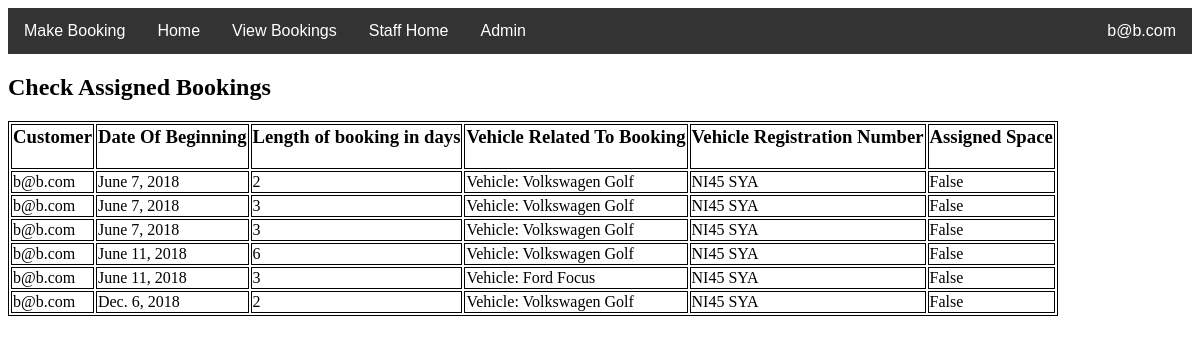
The page /ParkEasy/Staff/AssignedBookings (signed in) on the database its author committed.
### ParkEasy/models.py (models this page shows, shortened)
class Customer(AbstractUser):
    first_name = models.CharField(max_length=30, blank=False)
    last_name = models.CharField(max_length=150, blank=False)
    password = models.CharField(max_length=100, default="")
    email = models.EmailField(max_length=100, default="", unique=True)
    is_staff = models.BooleanField(
        default=False,
        help_text='Designates whether the user can log into this site.',
    )
    address_line1 = models.CharField(max_length=100)
    address_line2 = models.CharField(max_length=100)
    postcode_regex = RegexValidator(regex=r'([Gg][Ii][Rr] 0[Aa]{2})|((([A-Za-z][0-9]{1,2})|'
                                          r'(([A-Za-z][A-Ha-hJ-Yj-y][0-9]{1,2})|(([A-Za-z][0-9][A-Za-z])|([A-Za-z]'
                                          r'[A-Ha-hJ-Yj-y][0-9]?[A-Za-z]))))\s?[0-9][A-Za-z]{2})',
                                    message="postcode must be a valid uk postcode")
    postcode = models.CharField(max_length=16, validators=[postcode_regex])
    tel_no_regex = RegexValidator(regex=r'^\+?l?\d{9,15}$',
                                  message="Phone number must be entered in the format: '+999999999'. Up to 15 digits "
                                          "allowed.")
    tel_no = models.CharField(validators=[tel_no_regex], max_length=17)
    username = None
    USERNAME_FIELD = 'email'
    REQUIRED_FIELDS = []
    objects = UserManager()
    def get_username(self):
        return self.email

class Booking(models.Model):
    customer = models.ForeignKey(Customer, on_delete=models.CASCADE)
    prices = models.ForeignKey(Prices, on_delete=models.CASCADE, default=1)
    vehicle = models.ForeignKey(Vehicle, on_delete=models.CASCADE)
    departing = models.ForeignKey(Departing, on_delete=models.CASCADE)
    arriving = models.ForeignKey(Arriving, on_delete=models.CASCADE)
    vip = models.BooleanField(default=False)
    valet = models.BooleanField(default=False)
    booking_date = models.DateField(default=timezone.now)
    booking_length = models.IntegerField(default=0)
    checked_in = models.BooleanField(default=False)
    checked_out = models.BooleanField(default=False)
    date_created = models.DateField(default=timezone.now)
    assigned_space = models.BooleanField(default=False)
    refunded = models.BooleanField(default=False)

class Vehicle(models.Model):
    reg_no_regex = RegexValidator(regex=r'^[A-Z]{2}[0-9]{2} [A-Z]{3}$',
                                  message="Registration must be entered in the format: 'AB12 CDE'.",
                                  code='invalid_registration')
    reg_no = models.CharField(max_length=8, validators=[reg_no_regex])
    make = models.CharField(max_length=64)
    manufacturer = models.CharField(max_length=64)
    def __str__(self):
        return 'Vehicle: ' + self.manufacturer + ' ' + self.make

### ParkEasy/views.py (the view)
# urls.py: path('Staff/AssignedBookings', assigned_bookings, name="non-assigned-bookings"),
def assigned_bookings(request):
    query_results = Booking.objects.filter(assigned_space=False, refunded=False)
    context = {"query_results": query_results}
    return render(request, 'Staff/Spaces.html', context)

### ParkEasy/templatetags/has_group.py (called while the page is built)
@register.filter(name='has_group')
def has_group(user, group_name):
    group = Group.objects.get(name=group_name)
    return group in user.groups.all()

### templates/Staff/Spaces.html (shortened to what this page needs)
{% extends 'base.html' %}
{% load static %}
{% block content %}
  <h2>Check Assigned Bookings</h2>
  <p>
    <table>
        <tr>
            <th><h3>Customer</h3></th>
            <th><h3>Date Of Beginning</h3></th>
            <th><h3>Length of booking in days</h3></th>
            <th><h3>Vehicle Related To Booking</h3></th>
            <th><h3>Vehicle Registration Number</h3></th>
            <th><h3>Assigned Space</h3></th>
        </tr>
 {% for item in query_results %}
        <tr>
            <td>
                {{ item.customer }}
            </td>
            <td>
                {{ item.booking_date }}
            </td>
            <td>
                {{ item.booking_length }}
            </td>
            <td>
                {{ item.vehicle }}
            </td>
            <td>
                {{ item.vehicle.reg_no }}
            </td>
            <td>
                {{ item.assigned_space }}
            </td>
{% endfor %}
        </tr>
</table>
</p>
{% endblock %}

### templates/base.html (shortened to what this page needs)
{% load static %}
{% load has_group %}
<link rel="stylesheet" type="text/css" href="{% static 'style.css' %}"/>
<html>
<head>
</head>
<body>
<div class="navbar">
    {% if user.is_authenticated %}
        <a href="{% url 'booking' %}">Make Booking</a>
    {% else %}
        <a href="{% url 'login' %}">login to Make Booking</a>
    {% endif %}
    <a href="{% url 'home' %}">Home</a>
    {% if user.is_authenticated %}
        <a href="{% url 'view-bookings' %}">View Bookings</a>
    {% endif %}
    {% if request.user|has_group:"Staff" or user.is_superuser %}
        <a href="{% url 'staff-home' %}">Staff Home</a>
    {% endif %}
    {% if user.is_superuser %}
        <a href="{% url 'admin:index' %}">Admin</a>
    {% endif %}
    <div class="dropdown" style="float:right;">
        <button class="dropbtn">{{ request.user.email }}
        </button>
    </div>
</div>
{% block content %}
{% endblock content %}
</body>
</html>

### ParkEasy/static/style.css (style rules this page uses)
.navbar { overflow: hidden; background-color: #333; font-family: Arial; }
.navbar a { float: left; font-size: 16px; color: white; text-align: center; padding: 14px 16px; text-decoration: none; }
.dropdown { float: left; overflow: hidden; }
.dropdown .dropbtn { font-size: 16px; border: none; outline: none; color: white; padding: 14px 16px; background-color: inherit; font-family: inherit; margin: 0; }
table, th, td { border: 1px solid black; }

### rows shown on the page
Customer: user.email "b@b.com"
Booking: customer "b@b.com", booking_date "June 7, 2018", booking_length "2", vehicle "Vehicle: Volkswagen Golf", vehicle.reg_no "NI45 SYA", assigned_space "False"
Booking: customer "b@b.com", booking_date "June 7, 2018", booking_length "3", vehicle "Vehicle: Volkswagen Golf", vehicle.reg_no "NI45 SYA", assigned_space "False"
Booking: customer "b@b.com", booking_date "June 7, 2018", booking_length "3", vehicle "Vehicle: Volkswagen Golf", vehicle.reg_no "NI45 SYA", assigned_space "False"
Booking: customer "b@b.com", booking_date "June 11, 2018", booking_length "6", vehicle "Vehicle: Volkswagen Golf", vehicle.reg_no "NI45 SYA", assigned_space "False"
Booking: customer "b@b.com", booking_date "June 11, 2018", booking_length "3", vehicle "Vehicle: Ford Focus", vehicle.reg_no "NI45 SYA", assigned_space "False"
Booking: customer "b@b.com", booking_date "Dec. 6, 2018", booking_length "2", vehicle "Vehicle: Volkswagen Golf", vehicle.reg_no "NI45 SYA", assigned_space "False"
